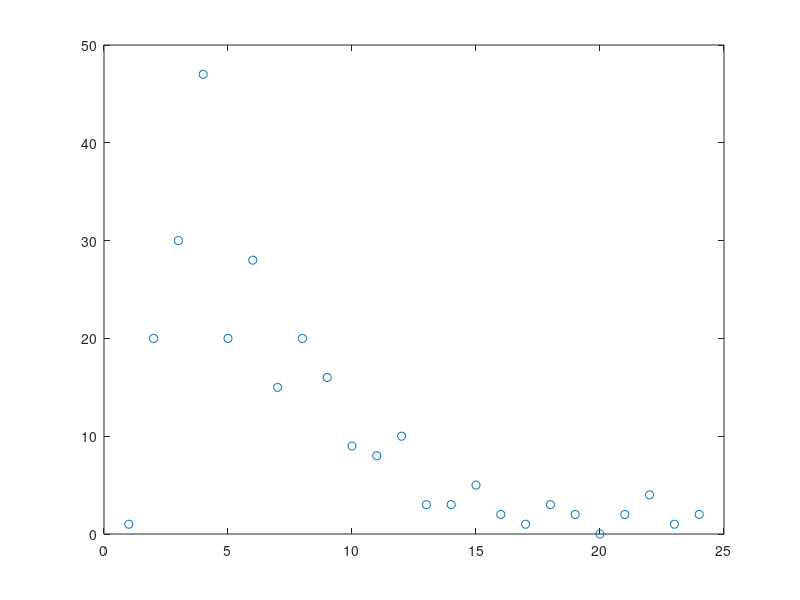

Write the MATLAB code that produced this figure.

x =[1;2;3;4;5;6;7;8;9;10;11;12;13;14;15;16;17;18;19;20;21;22;23;24]
y =[1;20;30;47;20;28;15;20;16;9;8;10;3;3;5;2;1;3;2;0;2;4;1;2]
plot(x,y,'o')
hold on
